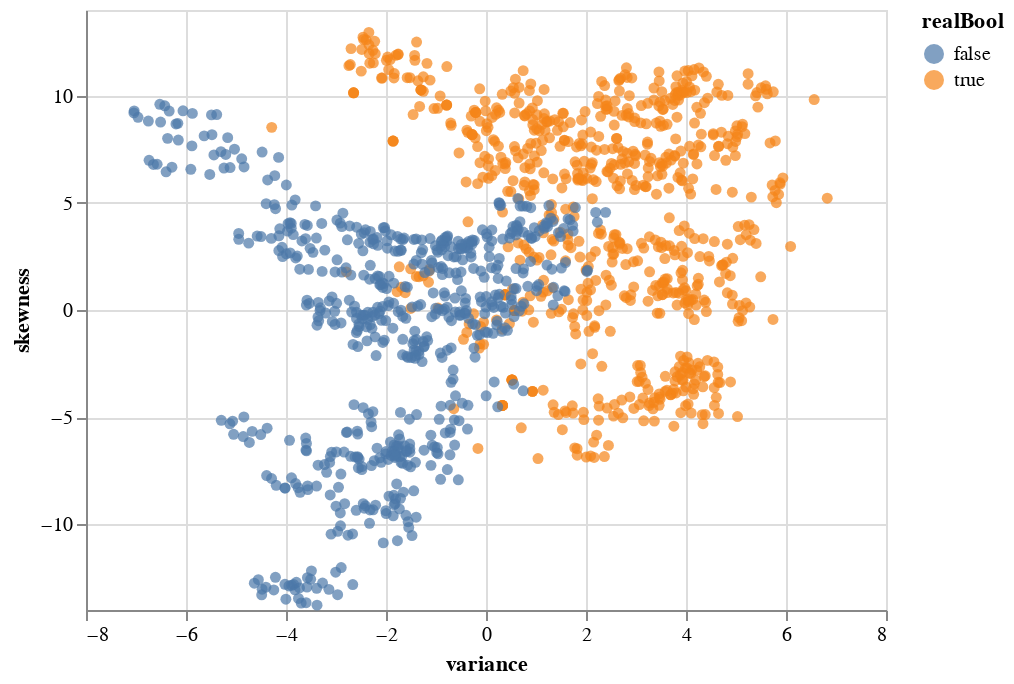
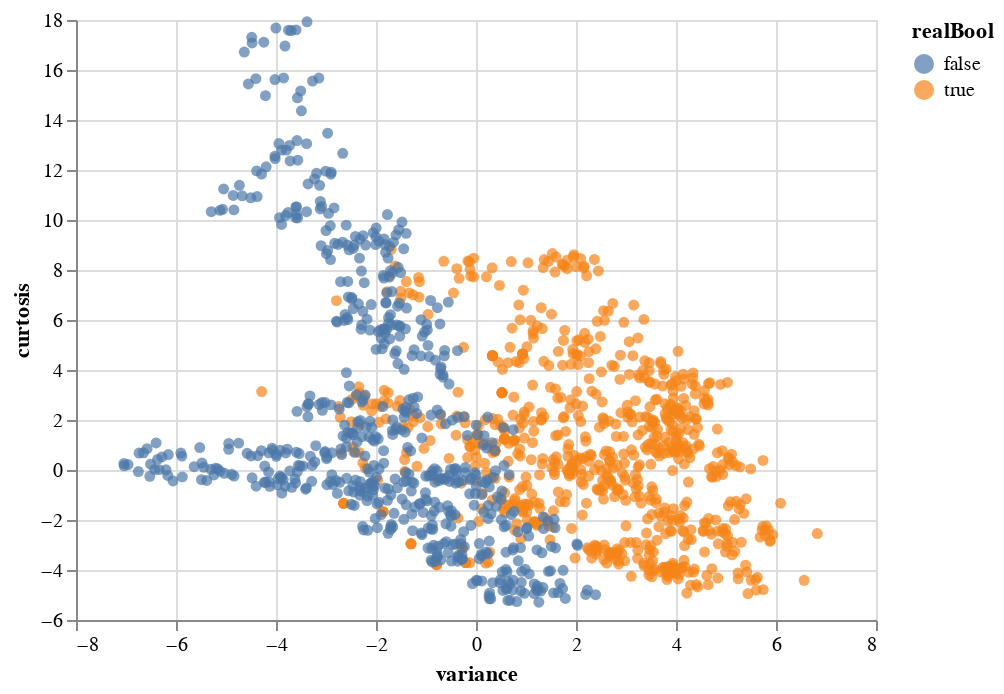
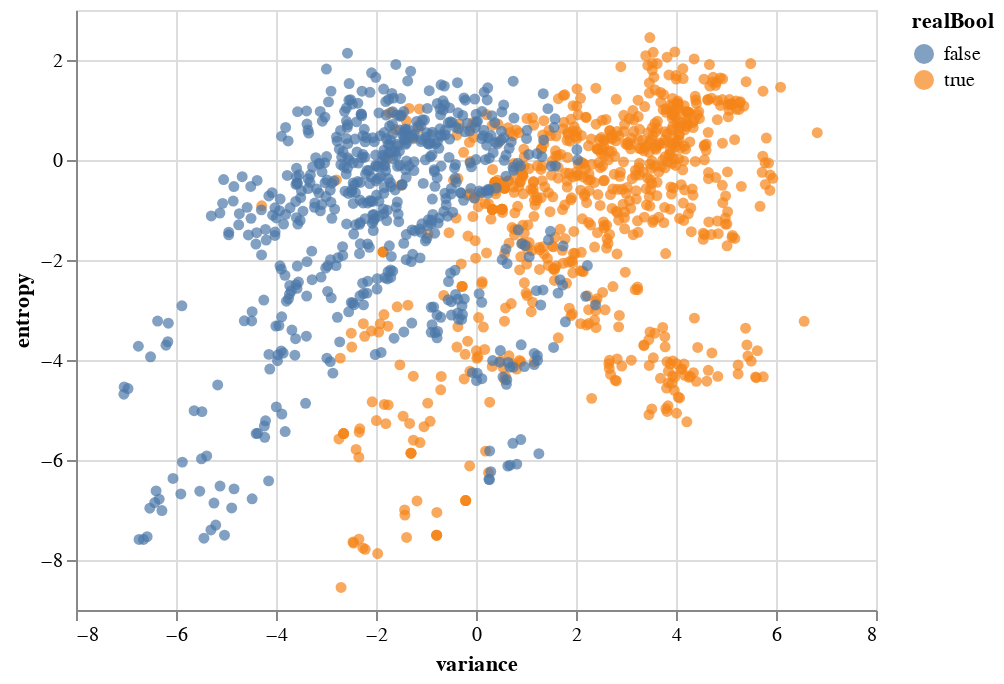

Source (notebook cell) for these figures, in order:
### Markdown cell above
We plot `variance` with each other quantitative feature of the data, using color to differentiate the presumed forges from the real.

### Code cell
[display(make_circle_chart(df, 'variance', col)) for col in cols[1:-1]]

### Figure 1 — Vega-Lite specification as saved in the notebook (floating-point values rounded to 4 significant figures; data arrays with more than 128 entries replaced by an {"elided": "..."} marker saying what was removed)
{"config": {"view": {"continuousWidth": 400, "continuousHeight": 300}}, "data": {"name": "data-0c45c0c66a1a9bfdb477697e4bfbceb5"}, "mark": "circle", "encoding": {"color": {"field": "realBool", "type": "nominal"}, "x": {"field": "variance", "type": "quantitative"}, "y": {"field": "skewness", "type": "quantitative"}}, "$schema": "https://vega.github.io/schema/vega-lite/v4.17.0.json", "datasets": {"data-0c45c0c66a1a9bfdb477697e4bfbceb5": {"elided": "1372 records"}}}

### Figure 2 — Vega-Lite specification as saved in the notebook (floating-point values rounded to 4 significant figures; data arrays with more than 128 entries replaced by an {"elided": "..."} marker saying what was removed)
{"config": {"view": {"continuousWidth": 400, "continuousHeight": 300}}, "data": {"name": "data-0c45c0c66a1a9bfdb477697e4bfbceb5"}, "mark": "circle", "encoding": {"color": {"field": "realBool", "type": "nominal"}, "x": {"field": "variance", "type": "quantitative"}, "y": {"field": "curtosis", "type": "quantitative"}}, "$schema": "https://vega.github.io/schema/vega-lite/v4.17.0.json", "datasets": {"data-0c45c0c66a1a9bfdb477697e4bfbceb5": {"elided": "1372 records"}}}

### Figure 3 — Vega-Lite specification as saved in the notebook (floating-point values rounded to 4 significant figures; data arrays with more than 128 entries replaced by an {"elided": "..."} marker saying what was removed)
{"config": {"view": {"continuousWidth": 400, "continuousHeight": 300}}, "data": {"name": "data-0c45c0c66a1a9bfdb477697e4bfbceb5"}, "mark": "circle", "encoding": {"color": {"field": "realBool", "type": "nominal"}, "x": {"field": "variance", "type": "quantitative"}, "y": {"field": "entropy", "type": "quantitative"}}, "$schema": "https://vega.github.io/schema/vega-lite/v4.17.0.json", "datasets": {"data-0c45c0c66a1a9bfdb477697e4bfbceb5": {"elided": "1372 records"}}}
